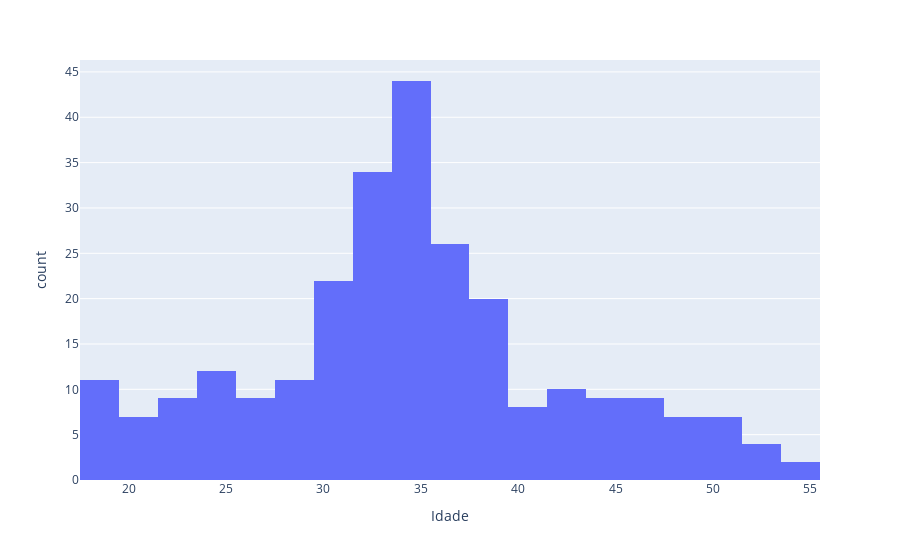
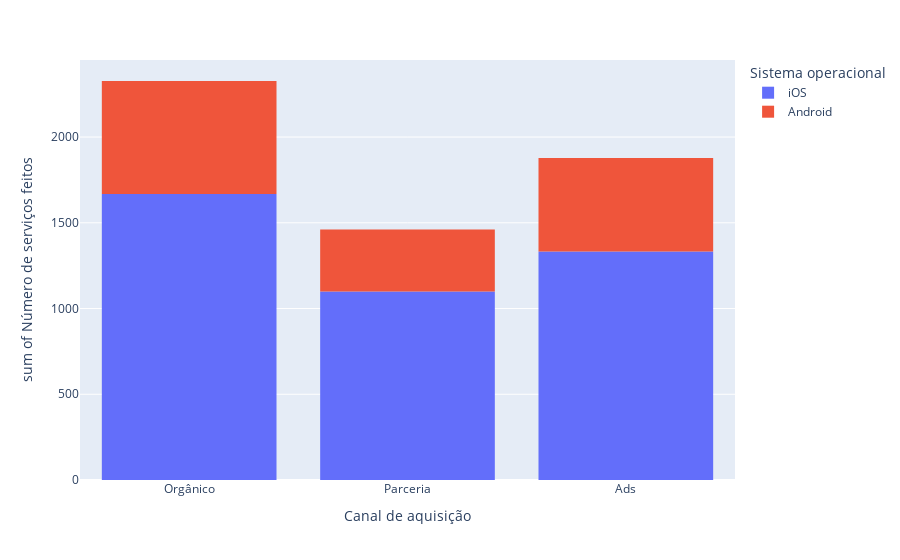
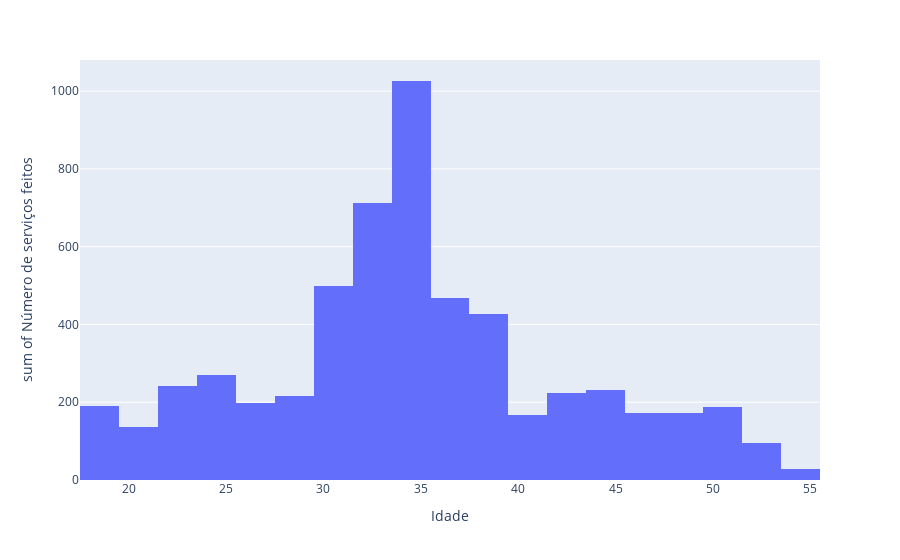
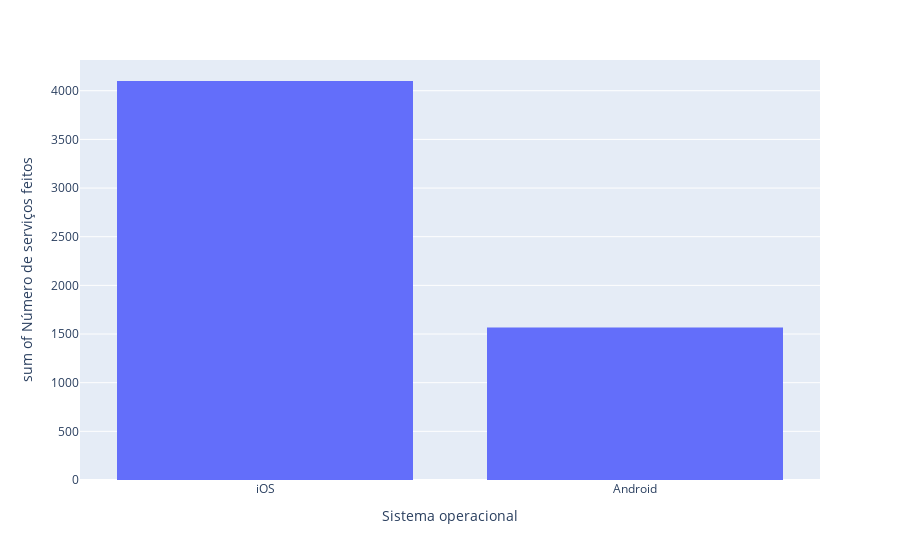

Notebook source saved alongside these figures, in order:
### Code cell
graphic = ex.histogram(table, x='Idade')
display(graphic)
graphic = ex.histogram(table, x='Canal de aquisição', y='Número de serviços feitos', color='Sistema operacional')
display(graphic)
graphic = ex.histogram(table, x='Idade', y='Número de serviços feitos')
display(graphic)
graphic = ex.histogram(table, x='Sistema operacional', y='Número de serviços feitos')
display(graphic)

### Figure 1 — Plotly figure (JSON) as saved in the notebook; plotly's stock layout.template omitted (floating-point values rounded to 4 significant figures; data arrays with more than 128 entries replaced by an {"elided": "..."} marker saying what was removed)
{"data": [{"alignmentgroup": "True", "bingroup": "x", "hovertemplate": "Idade=%{x}<br>count=%{y}<extra></extra>", "legendgroup": "", "marker": {"color": "#636efa"}, "name": "", "offsetgroup": "", "orientation": "v", "showlegend": false, "type": "histogram", "x": {"elided": "261 int values"}, "xaxis": "x", "yaxis": "y"}], "layout": {"barmode": "relative", "legend": {"tracegroupgap": 0}, "margin": {"t": 60}, "xaxis": {"anchor": "y", "domain": [0, 1], "title": {"text": "Idade"}}, "yaxis": {"anchor": "x", "domain": [0, 1], "title": {"text": "count"}}}}

### Figure 2 — Plotly figure (JSON) as saved in the notebook; plotly's stock layout.template omitted (floating-point values rounded to 4 significant figures; data arrays with more than 128 entries replaced by an {"elided": "..."} marker saying what was removed)
{"data": [{"alignmentgroup": "True", "bingroup": "x", "histfunc": "sum", "hovertemplate": "Sistema operacional=iOS<br>Canal de aquisição=%{x}<br>sum of Número de serviços feitos=%{y}<extra></extra>", "legendgroup": "iOS", "marker": {"color": "#636efa"}, "name": "iOS", "offsetgroup": "iOS", "orientation": "v", "showlegend": true, "type": "histogram", "x": {"elided": "189 str values"}, "xaxis": "x", "y": {"elided": "189 int values"}, "yaxis": "y"}, {"alignmentgroup": "True", "bingroup": "x", "histfunc": "sum", "hovertemplate": "Sistema operacional=Android<br>Canal de aquisição=%{x}<br>sum of Número de serviços feitos=%{y}<extra></extra>", "legendgroup": "Android", "marker": {"color": "#EF553B"}, "name": "Android", "offsetgroup": "Android", "orientation": "v", "showlegend": true, "type": "histogram", "x": ["Orgânico", "Orgânico", "Ads", "Ads", "Parceria", "Parceria", "Parceria", "Ads", "Orgânico", "Ads", "Parceria", "Ads", "Orgânico", "Orgânico", "Orgânico", "Orgânico", "Ads", "Orgânico", "Ads", "Parceria", "Ads", "Parceria", "Ads", "Parceria", "Orgânico", "Orgânico", "Ads", "Ads", "Ads", "Ads", "Orgânico", "Orgânico", "Orgânico", "Ads", "Orgânico", "Ads", "Parceria", "Orgânico", "Ads", "Ads", "Parceria", "Parceria", "Ads", "Ads", "Ads", "Orgânico", "Orgânico", "Orgânico", "Parceria", "Ads", "Orgânico", "Ads", "Orgânico", "Parceria", "Ads", "Parceria", "Ads", "Orgânico", "Orgânico", "Ads", "Ads", "Ads", "Parceria", "Parceria", "Orgânico", "Orgânico", "Parceria", "Orgânico", "Parceria", "Orgânico", "Orgânico", "Orgânico"], "xaxis": "x", "y": [14, 21, 18, 19, 15, 22, 12, 8, 17, 36, 19, 20, 36, 19, 37, 25, 29, 13, 36, 36, 14, 18, 36, 21, 38, 35, 9, 12, 13, 35, 21, 17, 26, 13, 12, 15, 21, 18, 11, 8, 17, 36, 17, 13, 25, 18, 35, 36, 13, 17, 19, 15, 15, 13, 25, 13, 12, 26, 13, 36, 18, 36, 36, 38, 17, 25, 14, 38, 17, 25, 14, 29], "yaxis": "y"}], "layout": {"barmode": "relative", "legend": {"title": {"text": "Sistema operacional"}, "tracegroupgap": 0}, "margin": {"t": 60}, "xaxis": {"anchor": "y", "domain": [0, 1], "title": {"text": "Canal de aquisição"}}, "yaxis": {"anchor": "x", "domain": [0, 1], "title": {"text": "sum of Número de serviços feitos"}}}}

### Figure 3 — Plotly figure (JSON) as saved in the notebook; plotly's stock layout.template omitted (floating-point values rounded to 4 significant figures; data arrays with more than 128 entries replaced by an {"elided": "..."} marker saying what was removed)
{"data": [{"alignmentgroup": "True", "bingroup": "x", "histfunc": "sum", "hovertemplate": "Idade=%{x}<br>sum of Número de serviços feitos=%{y}<extra></extra>", "legendgroup": "", "marker": {"color": "#636efa"}, "name": "", "offsetgroup": "", "orientation": "v", "showlegend": false, "type": "histogram", "x": {"elided": "261 int values"}, "xaxis": "x", "y": {"elided": "261 int values"}, "yaxis": "y"}], "layout": {"barmode": "relative", "legend": {"tracegroupgap": 0}, "margin": {"t": 60}, "xaxis": {"anchor": "y", "domain": [0, 1], "title": {"text": "Idade"}}, "yaxis": {"anchor": "x", "domain": [0, 1], "title": {"text": "sum of Número de serviços feitos"}}}}

### Figure 4 — Plotly figure (JSON) as saved in the notebook; plotly's stock layout.template omitted (floating-point values rounded to 4 significant figures; data arrays with more than 128 entries replaced by an {"elided": "..."} marker saying what was removed)
{"data": [{"alignmentgroup": "True", "bingroup": "x", "histfunc": "sum", "hovertemplate": "Sistema operacional=%{x}<br>sum of Número de serviços feitos=%{y}<extra></extra>", "legendgroup": "", "marker": {"color": "#636efa"}, "name": "", "offsetgroup": "", "orientation": "v", "showlegend": false, "type": "histogram", "x": {"elided": "261 str values"}, "xaxis": "x", "y": {"elided": "261 int values"}, "yaxis": "y"}], "layout": {"barmode": "relative", "legend": {"tracegroupgap": 0}, "margin": {"t": 60}, "xaxis": {"anchor": "y", "domain": [0, 1], "title": {"text": "Sistema operacional"}}, "yaxis": {"anchor": "x", "domain": [0, 1], "title": {"text": "sum of Número de serviços feitos"}}}}
